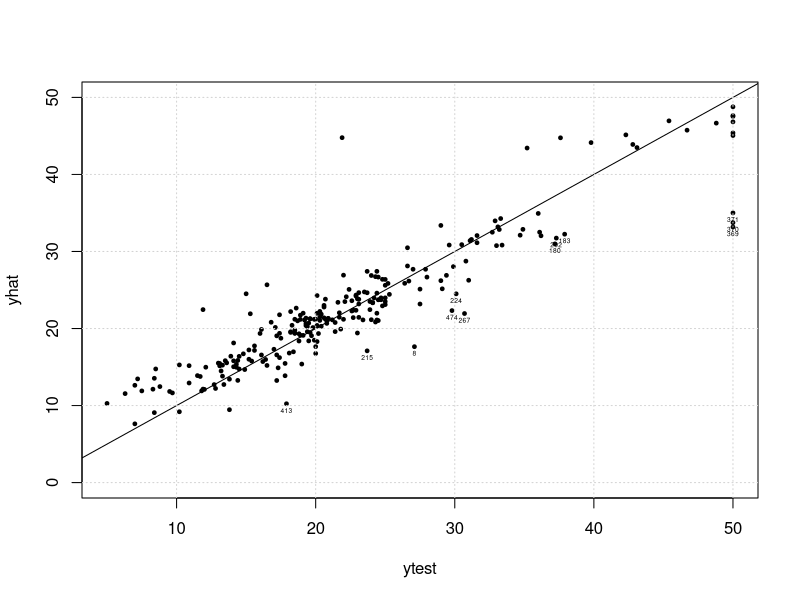
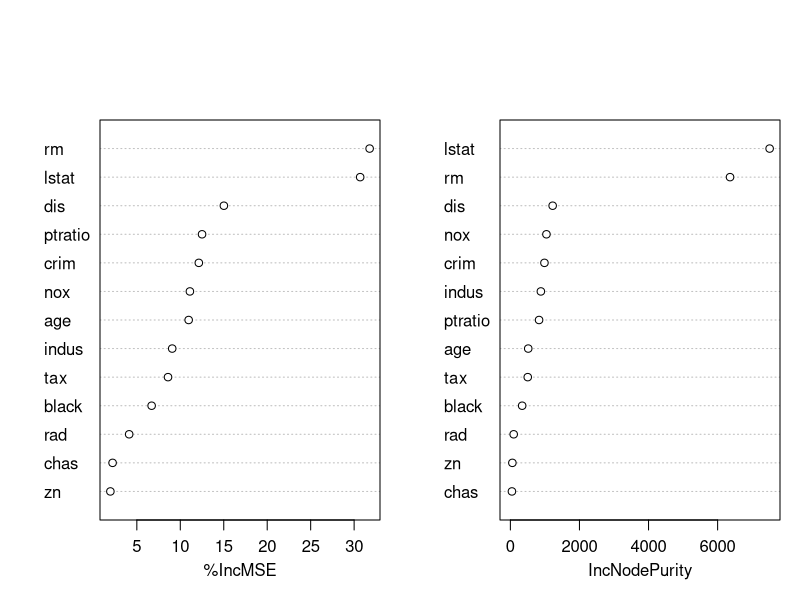

These figures' R source, in order:
# bagging.r
# all 13 predictors should be considered at each split (mtry=p)

RNGkind(sample.kind = 'Rounding')
library(MASS)      # Boston dataset
library(randomForest)

dim(Boston)  
# response is medv
# p=13 predictors
#
n = nrow(Boston)
set.seed(1)           
train = sample(n,n/2)   # 253 train rows

# Bagging and Random Forests
#=================================================================
set.seed(1)
bag1=randomForest(medv~.,data=Boston,subset=train,mtry=13,importance = T)
#
# train performance
bag1
# train MSE shown as Mean of squared residuals
# p = 13 predictors 
# default is B=500 trees
# will use
# importance(bag1) to ask for the importance of predictors 

summary(bag1)
#
# 500 train MSEs

# times train obs was OOB
table(bag1$oob.times)
#
# compare predictions vs actual prices
#
head(bag1$predicted)
# actual values
head(bag1$y)
head(Boston[train,"medv"])
#

# test set performance
ytest=Boston[-train,"medv"]         # y values in test set
yhat = predict(bag1,newdata=Boston[-train,])

# residuals and  row numbers
res = ytest - yhat
a = rownames(as.matrix(yhat))   # as.matrix is required

# plot yhat vs y
plot(yhat~ytest,pch=19,cex=0.5,ylim=c(0,50))
abline(0,1)
grid()
text(yhat~ytest,labels=ifelse(res>5,a,""),pos=1,offset=0.25,cex=0.4)
# dots seem to cluster around 45 degree line

# MSPE
mean((yhat-ytest)^2)    # this value changes
# large improvement over single tree MSPE

# try B=25 bagged trees
bag2=randomForest(medv~.,data=Boston,subset=train,mtry=13,ntree=25)
yhat = predict(bag2,newdata=Boston[-train,])
mean((yhat-ytest)^2)    #  this value changes
#
# not much different than that with B=500 trees
#
#
# RANDOM FOREST (mtry < p) 
#
set.seed(1)
forest1=randomForest(medv~.,data=Boston,subset=train,mtry=6,importance=T)
#
forest1
#
# MSPE
yhat.rf = predict(forest1,newdata=Boston[-train,])
mean((yhat.rf-ytest)^2) 
# some improvement over bagging

# importance of each predictor
#
importance(forest1)
#
# IncMSE - avg increase in MSE when predictor is excluded from model
# IncNodePurity - avg increase in RSS from splits using this predictor

# plot these two columns - for convenience
varImpPlot(forest1,main="")
#
# rm and lstat most important predictors

